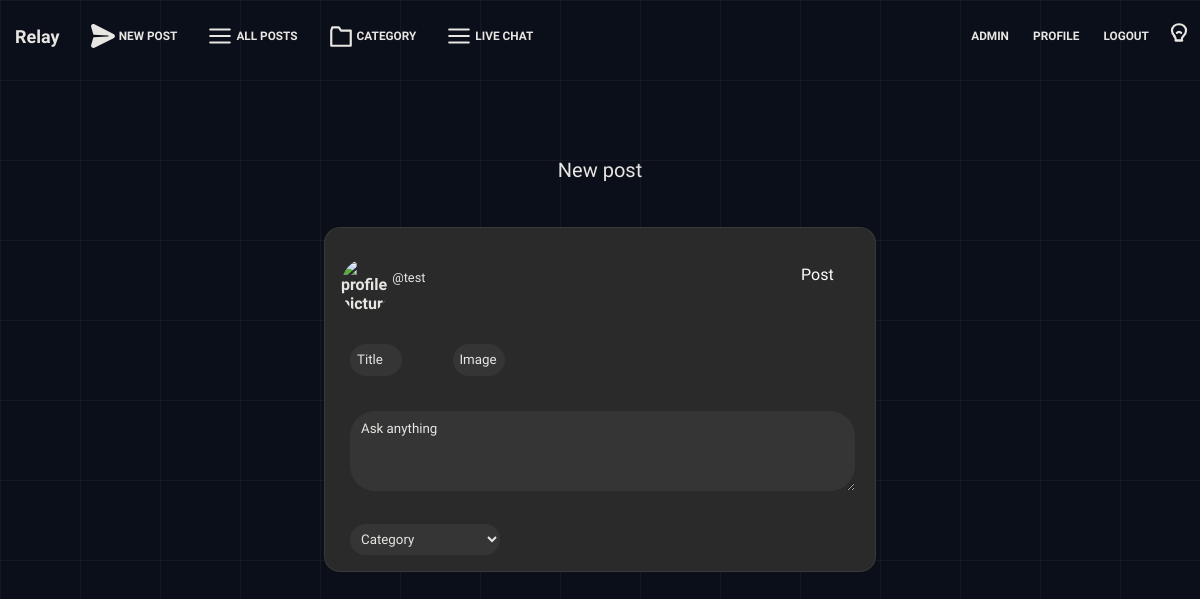
The app's page /newpost/22 (signed in), older data.
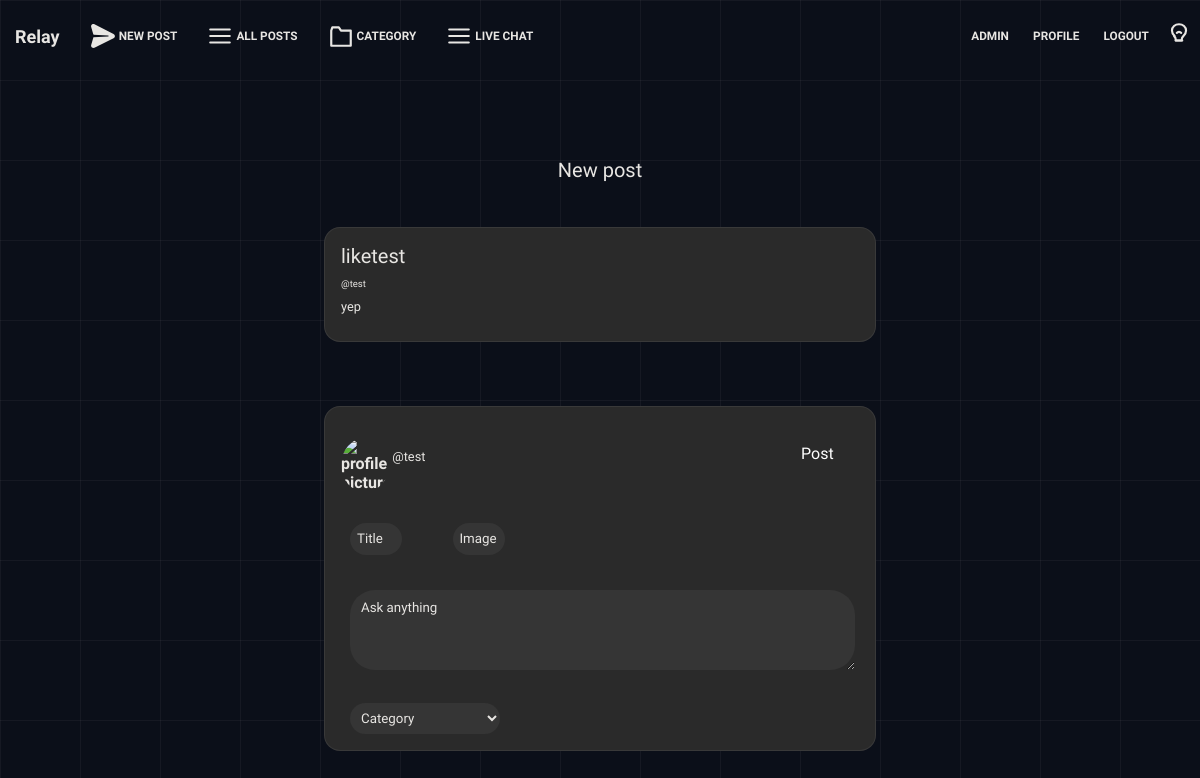
The same page, newer data.
### tables this page shows
CREATE TABLE "posts" (`id` INTEGER PRIMARY KEY, `title` TEXT, `content` TEXT, user_id INTEGER NOT NULL REFERENCES users(id), `imageurl` TEXT, categoryid INTEGER NOT NULL REFERENCES cat(id), time TEXT, reply INTEGER);

CREATE TABLE "users" (
    id INTEGER PRIMARY KEY AUTOINCREMENT,
    "name" TEXT UNIQUE,
    password TEXT
, imageurl TEXT, email TEXT);

### app.py (the view)
@app.route("/newpost", methods=["GET", "POST"])  # app route if just a new post
@app.route(
    "/newpost/<int:id>", methods=["GET", "POST"]
)  # app route if replying to another post
def newpost(id=None):
    sql = """
    SELECT posts.title, posts.content, users.name, posts.imageurl, cat.name, posts.id,
    posts.time, posts.reply
    FROM posts
    JOIN cat ON posts.categoryid = cat.id
    JOIN users ON posts.user_id = users.id
    ORDER BY posts.time DESC;
    """
    user = "SELECT users.imageurl, users.name, users.id FROM users WHERE users.id = ?;"
    user = query_db(user, (session.get("user_id"),))
    results = query_db(sql)
    if check_logged_in() == False:
        return redirect(url_for("login"))
    if request.method == "POST":
        title = request.form["title"]
        userid = session["user_id"]
        content = request.form["content"]
        imageurl = request.form["imageurl"]
        categoryid = request.form["categoryid"]
        reply = id if id else None
        time = str(datetime.now().strftime("%Y-%m-%d %H:%M:%S"))
        db = get_db()
        db.execute(
            """INSERT INTO posts (title, user_id, content, imageurl, categoryid, time, reply)
            VALUES (?, ?, ?, ?, ?, ?, ?)""",
            (title, userid, content, imageurl, categoryid, time, reply),
        )
        db.commit()
        return redirect(url_for("home"))
    else:
        sql = "SELECT * FROM cat"
        categories = query_db(sql)
        return render_template(
            "newpost.html",
            categories=categories,
            reply_id=id,
            results=results,
            user=user,
        )

### app.py (called while the page is built)
def get_db():
    db = getattr(g, "_database", None)
    if db is None:
        db = g._database = sqlite3.connect(DATABASE)
    return db

@app.teardown_appcontext
def close_connection(exception):
    db = getattr(g, "_database", None)
    if db is not None:
        db.close()

def query_db(query, args=(), one=False):
    cur = get_db().execute(query, args)
    rv = cur.fetchall()
    cur.close()
    return (rv[0] if rv else None) if one else rv

def check_logged_in():
    if "user_id" in session:
        return True
    else:
        return False

### templates/newpost.html (shortened to what this page needs)
{% extends "layout.html" %}
{% block body %}
{% set replyid = request.path[9:] | int%}
<div class="centered-content">
    <h1>New post</h1>
    {% for item in results if item[5] == replyid %}
    <div class="reply-to-content">
        <div class="post-container">
            <div class="newpost-text">
                <h1>{{ item[0] }}</h1>
                <h3>@{{ item[2] }}</h3>
                <h2>{{ item[1] }}</h2>
            </div>
        </div>
    </div>
    {% endfor %}
    <form method="post" class="post-container">
        <div class="top-box" style="justify-content: center; align-items: center;">
            <a class="post-meta">
                <img class="profile-image" src="{{user[0][0]}}" alt="profile picture">
                <h2>&nbsp;@{{user[0][1]}}</h2>
            </a>
            <button type="submit" class="post-button-right">
                Post
            </button>
        </div>
        <div class="top-box">
            <input type="text" id="title" name="title" class="top-input-box" placeholder="Title" maxlength="20"
                required>
            <input type="text" id="imageurl" name="imageurl" class="top-input-box" placeholder="Image">
        </div>
        <textarea id="content" name="content" rows="5" class="input-box" placeholder="Ask anything" maxlength="1000"
            required></textarea>
        <select name="categoryid" id="categoryid" class="category-dropdown" required>
            <option value="">Category</option>
        </select>
    </form>
</div>
{% endblock %}

Row changes from the older to the newer data that the page shows:
added posts: title "liketest", name "test", content "yep"
